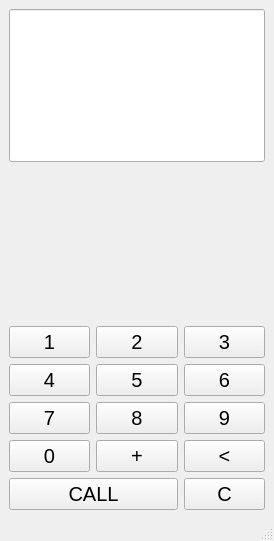
<?xml version="1.0" encoding="UTF-8"?>
<ui version="4.0">
 <class>MainWindow</class>
 <widget class="QMainWindow" name="MainWindow">
  <property name="enabled">
   <bool>true</bool>
  </property>
  <property name="geometry">
   <rect>
    <x>0</x>
    <y>0</y>
    <width>274</width>
    <height>541</height>
   </rect>
  </property>
  <property name="sizePolicy">
   <sizepolicy hsizetype="Fixed" vsizetype="Fixed">
    <horstretch>0</horstretch>
    <verstretch>0</verstretch>
   </sizepolicy>
  </property>
  <property name="minimumSize">
   <size>
    <width>274</width>
    <height>541</height>
   </size>
  </property>
  <property name="maximumSize">
   <size>
    <width>274</width>
    <height>541</height>
   </size>
  </property>
  <property name="windowTitle">
   <string>MainWindow</string>
  </property>
  <widget class="QWidget" name="centralwidget">
   <layout class="QGridLayout" name="gridLayout_2">
    <item row="0" column="0">
     <layout class="QVBoxLayout" name="verticalLayout">
      <item>
       <widget class="QLineEdit" name="lineEdit">
        <property name="sizePolicy">
         <sizepolicy hsizetype="Expanding" vsizetype="Expanding">
          <horstretch>0</horstretch>
          <verstretch>0</verstretch>
         </sizepolicy>
        </property>
        <property name="font">
         <font>
          <pointsize>17</pointsize>
         </font>
        </property>
        <property name="text">
         <string/>
        </property>
       </widget>
      </item>
      <item>
       <widget class="QLabel" name="label_2">
        <property name="sizePolicy">
         <sizepolicy hsizetype="Preferred" vsizetype="Expanding">
          <horstretch>0</horstretch>
          <verstretch>0</verstretch>
         </sizepolicy>
        </property>
        <property name="toolTip">
         <string/>
        </property>
        <property name="whatsThis">
         <string>\</string>
        </property>
        <property name="text">
         <string>&lt;html&gt;&lt;head/&gt;&lt;body&gt;&lt;p&gt;&lt;img src=&quot;:/9jFN3hmcXJA.jpg&quot;/&gt;&lt;/p&gt;&lt;/body&gt;&lt;/html&gt;</string>
        </property>
       </widget>
      </item>
      <item>
       <layout class="QGridLayout" name="gridLayout">
        <item row="2" column="1">
         <widget class="QPushButton" name="pushButton8">
          <property name="sizePolicy">
           <sizepolicy hsizetype="Minimum" vsizetype="Expanding">
            <horstretch>1</horstretch>
            <verstretch>1</verstretch>
           </sizepolicy>
          </property>
          <property name="font">
           <font>
            <pointsize>15</pointsize>
           </font>
          </property>
          <property name="text">
           <string>8</string>
          </property>
         </widget>
        </item>
        <item row="2" column="2">
         <widget class="QPushButton" name="pushButton9">
          <property name="sizePolicy">
           <sizepolicy hsizetype="Minimum" vsizetype="Expanding">
            <horstretch>1</horstretch>
            <verstretch>1</verstretch>
           </sizepolicy>
          </property>
          <property name="font">
           <font>
            <pointsize>15</pointsize>
           </font>
          </property>
          <property name="text">
           <string>9</string>
          </property>
         </widget>
        </item>
        <item row="0" column="1">
         <widget class="QPushButton" name="pushButton2">
          <property name="sizePolicy">
           <sizepolicy hsizetype="Minimum" vsizetype="Expanding">
            <horstretch>1</horstretch>
            <verstretch>1</verstretch>
           </sizepolicy>
          </property>
          <property name="font">
           <font>
            <pointsize>15</pointsize>
           </font>
          </property>
          <property name="text">
           <string>2</string>
          </property>
         </widget>
        </item>
        <item row="1" column="0">
         <widget class="QPushButton" name="pushButton4">
          <property name="sizePolicy">
           <sizepolicy hsizetype="Minimum" vsizetype="Expanding">
            <horstretch>1</horstretch>
            <verstretch>1</verstretch>
           </sizepolicy>
          </property>
          <property name="font">
           <font>
            <pointsize>15</pointsize>
           </font>
          </property>
          <property name="text">
           <string>4</string>
          </property>
         </widget>
        </item>
        <item row="0" column="2">
         <widget class="QPushButton" name="pushButton3">
          <property name="sizePolicy">
           <sizepolicy hsizetype="Minimum" vsizetype="Expanding">
            <horstretch>1</horstretch>
            <verstretch>1</verstretch>
           </sizepolicy>
          </property>
          <property name="font">
           <font>
            <pointsize>15</pointsize>
           </font>
          </property>
          <property name="text">
           <string>3</string>
          </property>
         </widget>
        </item>
        <item row="2" column="0">
         <widget class="QPushButton" name="pushButton7">
          <property name="sizePolicy">
           <sizepolicy hsizetype="Minimum" vsizetype="Expanding">
            <horstretch>1</horstretch>
            <verstretch>1</verstretch>
           </sizepolicy>
          </property>
          <property name="font">
           <font>
            <pointsize>15</pointsize>
           </font>
          </property>
          <property name="text">
           <string>7</string>
          </property>
         </widget>
        </item>
        <item row="1" column="1">
         <widget class="QPushButton" name="pushButton5">
          <property name="sizePolicy">
           <sizepolicy hsizetype="Minimum" vsizetype="Expanding">
            <horstretch>1</horstretch>
            <verstretch>1</verstretch>
           </sizepolicy>
          </property>
          <property name="font">
           <font>
            <pointsize>15</pointsize>
           </font>
          </property>
          <property name="text">
           <string>5</string>
          </property>
         </widget>
        </item>
        <item row="1" column="2">
         <widget class="QPushButton" name="pushButton6">
          <property name="sizePolicy">
           <sizepolicy hsizetype="Minimum" vsizetype="Expanding">
            <horstretch>1</horstretch>
            <verstretch>1</verstretch>
           </sizepolicy>
          </property>
          <property name="font">
           <font>
            <pointsize>15</pointsize>
           </font>
          </property>
          <property name="text">
           <string>6</string>
          </property>
         </widget>
        </item>
        <item row="0" column="0">
         <widget class="QPushButton" name="pushButton1">
          <property name="sizePolicy">
           <sizepolicy hsizetype="Minimum" vsizetype="Expanding">
            <horstretch>1</horstretch>
            <verstretch>1</verstretch>
           </sizepolicy>
          </property>
          <property name="font">
           <font>
            <pointsize>15</pointsize>
           </font>
          </property>
          <property name="text">
           <string>1</string>
          </property>
         </widget>
        </item>
        <item row="4" column="0" colspan="2">
         <widget class="QPushButton" name="pushButtonCALL">
          <property name="sizePolicy">
           <sizepolicy hsizetype="Minimum" vsizetype="Expanding">
            <horstretch>0</horstretch>
            <verstretch>1</verstretch>
           </sizepolicy>
          </property>
          <property name="font">
           <font>
            <pointsize>15</pointsize>
           </font>
          </property>
          <property name="text">
           <string>CALL</string>
          </property>
          <property name="autoDefault">
           <bool>false</bool>
          </property>
          <property name="default">
           <bool>false</bool>
          </property>
          <property name="flat">
           <bool>false</bool>
          </property>
         </widget>
        </item>
        <item row="3" column="0">
         <widget class="QPushButton" name="pushButton0">
          <property name="sizePolicy">
           <sizepolicy hsizetype="Expanding" vsizetype="Expanding">
            <horstretch>1</horstretch>
            <verstretch>1</verstretch>
           </sizepolicy>
          </property>
          <property name="font">
           <font>
            <pointsize>15</pointsize>
           </font>
          </property>
          <property name="text">
           <string>0</string>
          </property>
         </widget>
        </item>
        <item row="3" column="1">
         <widget class="QPushButton" name="pushButtonP">
          <property name="sizePolicy">
           <sizepolicy hsizetype="Minimum" vsizetype="Expanding">
            <horstretch>1</horstretch>
            <verstretch>1</verstretch>
           </sizepolicy>
          </property>
          <property name="font">
           <font>
            <pointsize>15</pointsize>
           </font>
          </property>
          <property name="text">
           <string>+</string>
          </property>
         </widget>
        </item>
        <item row="3" column="2">
         <widget class="QPushButton" name="pushButton">
          <property name="sizePolicy">
           <sizepolicy hsizetype="Minimum" vsizetype="Expanding">
            <horstretch>0</horstretch>
            <verstretch>0</verstretch>
           </sizepolicy>
          </property>
          <property name="font">
           <font>
            <pointsize>15</pointsize>
           </font>
          </property>
          <property name="text">
           <string>&lt;</string>
          </property>
         </widget>
        </item>
        <item row="4" column="2">
         <widget class="QPushButton" name="pushButton_2">
          <property name="sizePolicy">
           <sizepolicy hsizetype="Minimum" vsizetype="Expanding">
            <horstretch>0</horstretch>
            <verstretch>0</verstretch>
           </sizepolicy>
          </property>
          <property name="font">
           <font>
            <pointsize>15</pointsize>
           </font>
          </property>
          <property name="text">
           <string>C</string>
          </property>
         </widget>
        </item>
       </layout>
      </item>
     </layout>
    </item>
   </layout>
  </widget>
  <widget class="QMenuBar" name="menubar">
   <property name="geometry">
    <rect>
     <x>0</x>
     <y>0</y>
     <width>274</width>
     <height>21</height>
    </rect>
   </property>
  </widget>
  <widget class="QStatusBar" name="statusbar"/>
 </widget>
 <resources/>
 <connections>
  <connection>
   <sender>pushButton1</sender>
   <signal>clicked()</signal>
   <receiver>MainWindow</receiver>
   <slot>add1()</slot>
   <hints>
    <hint type="sourcelabel">
     <x>75</x>
     <y>343</y>
    </hint>
    <hint type="destinationlabel">
     <x>15</x>
     <y>513</y>
    </hint>
   </hints>
  </connection>
  <connection>
   <sender>pushButton2</sender>
   <signal>clicked()</signal>
   <receiver>MainWindow</receiver>
   <slot>add2()</slot>
   <hints>
    <hint type="sourcelabel">
     <x>176</x>
     <y>343</y>
    </hint>
    <hint type="destinationlabel">
     <x>158</x>
     <y>519</y>
    </hint>
   </hints>
  </connection>
  <connection>
   <sender>pushButton3</sender>
   <signal>clicked()</signal>
   <receiver>MainWindow</receiver>
   <slot>add3()</slot>
   <hints>
    <hint type="sourcelabel">
     <x>262</x>
     <y>343</y>
    </hint>
    <hint type="destinationlabel">
     <x>273</x>
     <y>515</y>
    </hint>
   </hints>
  </connection>
  <connection>
   <sender>pushButton4</sender>
   <signal>clicked()</signal>
   <receiver>MainWindow</receiver>
   <slot>add4()</slot>
   <hints>
    <hint type="sourcelabel">
     <x>90</x>
     <y>384</y>
    </hint>
    <hint type="destinationlabel">
     <x>38</x>
     <y>517</y>
    </hint>
   </hints>
  </connection>
  <connection>
   <sender>pushButton7</sender>
   <signal>clicked()</signal>
   <receiver>MainWindow</receiver>
   <slot>add7()</slot>
   <hints>
    <hint type="sourcelabel">
     <x>90</x>
     <y>425</y>
    </hint>
    <hint type="destinationlabel">
     <x>59</x>
     <y>523</y>
    </hint>
   </hints>
  </connection>
  <connection>
   <sender>pushButton5</sender>
   <signal>clicked()</signal>
   <receiver>MainWindow</receiver>
   <slot>add5()</slot>
   <hints>
    <hint type="sourcelabel">
     <x>176</x>
     <y>384</y>
    </hint>
    <hint type="destinationlabel">
     <x>185</x>
     <y>514</y>
    </hint>
   </hints>
  </connection>
  <connection>
   <sender>pushButton8</sender>
   <signal>clicked()</signal>
   <receiver>MainWindow</receiver>
   <slot>add8()</slot>
   <hints>
    <hint type="sourcelabel">
     <x>176</x>
     <y>425</y>
    </hint>
    <hint type="destinationlabel">
     <x>211</x>
     <y>521</y>
    </hint>
   </hints>
  </connection>
  <connection>
   <sender>pushButton6</sender>
   <signal>clicked()</signal>
   <receiver>MainWindow</receiver>
   <slot>add6()</slot>
   <hints>
    <hint type="sourcelabel">
     <x>262</x>
     <y>384</y>
    </hint>
    <hint type="destinationlabel">
     <x>273</x>
     <y>519</y>
    </hint>
   </hints>
  </connection>
  <connection>
   <sender>pushButton9</sender>
   <signal>clicked()</signal>
   <receiver>MainWindow</receiver>
   <slot>add9()</slot>
   <hints>
    <hint type="sourcelabel">
     <x>262</x>
     <y>425</y>
    </hint>
    <hint type="destinationlabel">
     <x>273</x>
     <y>515</y>
    </hint>
   </hints>
  </connection>
  <connection>
   <sender>pushButton0</sender>
   <signal>clicked()</signal>
   <receiver>MainWindow</receiver>
   <slot>add0()</slot>
   <hints>
    <hint type="sourcelabel">
     <x>54</x>
     <y>466</y>
    </hint>
    <hint type="destinationlabel">
     <x>5</x>
     <y>388</y>
    </hint>
   </hints>
  </connection>
  <connection>
   <sender>pushButtonP</sender>
   <signal>clicked()</signal>
   <receiver>MainWindow</receiver>
   <slot>addP()</slot>
   <hints>
    <hint type="sourcelabel">
     <x>176</x>
     <y>466</y>
    </hint>
    <hint type="destinationlabel">
     <x>273</x>
     <y>390</y>
    </hint>
   </hints>
  </connection>
  <connection>
   <sender>pushButton</sender>
   <signal>clicked()</signal>
   <receiver>MainWindow</receiver>
   <slot>remove()</slot>
   <hints>
    <hint type="sourcelabel">
     <x>231</x>
     <y>455</y>
    </hint>
    <hint type="destinationlabel">
     <x>271</x>
     <y>442</y>
    </hint>
   </hints>
  </connection>
  <connection>
   <sender>pushButton_2</sender>
   <signal>clicked()</signal>
   <receiver>MainWindow</receiver>
   <slot>clear()</slot>
   <hints>
    <hint type="sourcelabel">
     <x>213</x>
     <y>488</y>
    </hint>
    <hint type="destinationlabel">
     <x>272</x>
     <y>484</y>
    </hint>
   </hints>
  </connection>
 </connections>
 <slots>
  <slot>add0()</slot>
  <slot>add1()</slot>
  <slot>add2()</slot>
  <slot>add3()</slot>
  <slot>add4()</slot>
  <slot>add5()</slot>
  <slot>add6()</slot>
  <slot>add7()</slot>
  <slot>add8()</slot>
  <slot>add9()</slot>
  <slot>addP()</slot>
  <slot>clear()</slot>
  <slot>remove()</slot>
 </slots>
</ui>
